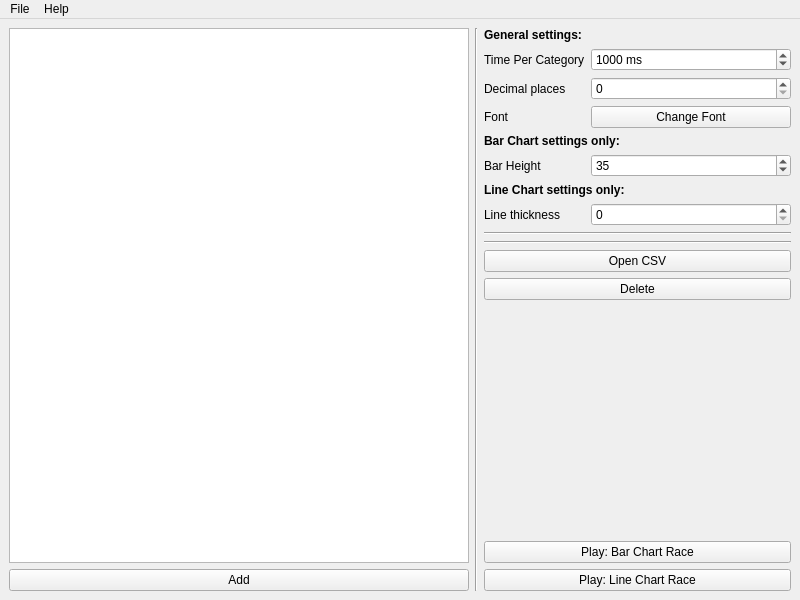
<?xml version="1.0" encoding="UTF-8"?>
<ui version="4.0">
 <class>MainWindow</class>
 <widget class="QMainWindow" name="MainWindow">
  <property name="geometry">
   <rect>
    <x>0</x>
    <y>0</y>
    <width>800</width>
    <height>600</height>
   </rect>
  </property>
  <property name="windowTitle">
   <string>Numvisz</string>
  </property>
  <widget class="QWidget" name="centralwidget">
   <layout class="QVBoxLayout" name="verticalLayout">
    <item>
     <layout class="QHBoxLayout" name="horizontalLayout">
      <item>
       <layout class="QVBoxLayout" name="verticalLayout_2">
        <item>
         <widget class="QListView" name="viszList"/>
        </item>
        <item>
         <widget class="QPushButton" name="addButton">
          <property name="text">
           <string>Add</string>
          </property>
         </widget>
        </item>
       </layout>
      </item>
      <item>
       <widget class="Line" name="line">
        <property name="orientation">
         <enum>Qt::Vertical</enum>
        </property>
       </widget>
      </item>
      <item>
       <layout class="QVBoxLayout" name="verticalLayout_3">
        <item>
         <layout class="QFormLayout" name="formLayout">
          <item row="1" column="0">
           <widget class="QLabel" name="label_2">
            <property name="text">
             <string>Time Per Category</string>
            </property>
           </widget>
          </item>
          <item row="1" column="1">
           <widget class="QSpinBox" name="spinTimePerCategory">
            <property name="suffix">
             <string> ms</string>
            </property>
            <property name="minimum">
             <number>1</number>
            </property>
            <property name="maximum">
             <number>1000000</number>
            </property>
            <property name="value">
             <number>1000</number>
            </property>
           </widget>
          </item>
          <item row="2" column="0">
           <widget class="QLabel" name="label_4">
            <property name="text">
             <string>Decimal places</string>
            </property>
           </widget>
          </item>
          <item row="2" column="1">
           <widget class="QSpinBox" name="spinDecimalPlaces">
            <property name="maximum">
             <number>10</number>
            </property>
           </widget>
          </item>
          <item row="3" column="0">
           <widget class="QLabel" name="label_3">
            <property name="text">
             <string>Font</string>
            </property>
           </widget>
          </item>
          <item row="3" column="1">
           <widget class="QPushButton" name="fontButton">
            <property name="text">
             <string>Change Font</string>
            </property>
           </widget>
          </item>
          <item row="4" column="0" colspan="2">
           <widget class="QLabel" name="label_5">
            <property name="font">
             <font>
              <bold>true</bold>
             </font>
            </property>
            <property name="frameShape">
             <enum>QFrame::NoFrame</enum>
            </property>
            <property name="frameShadow">
             <enum>QFrame::Plain</enum>
            </property>
            <property name="text">
             <string>Bar Chart settings only:</string>
            </property>
           </widget>
          </item>
          <item row="5" column="0">
           <widget class="QLabel" name="label">
            <property name="text">
             <string>Bar Height</string>
            </property>
           </widget>
          </item>
          <item row="5" column="1">
           <widget class="QSpinBox" name="spinBarHeight">
            <property name="minimumSize">
             <size>
              <width>200</width>
              <height>0</height>
             </size>
            </property>
            <property name="minimum">
             <number>1</number>
            </property>
            <property name="maximum">
             <number>10000</number>
            </property>
            <property name="value">
             <number>35</number>
            </property>
           </widget>
          </item>
          <item row="6" column="0" colspan="2">
           <widget class="QLabel" name="label_7">
            <property name="font">
             <font>
              <bold>true</bold>
             </font>
            </property>
            <property name="text">
             <string>Line Chart settings only:</string>
            </property>
           </widget>
          </item>
          <item row="7" column="0">
           <widget class="QLabel" name="label_8">
            <property name="text">
             <string>Line thickness</string>
            </property>
           </widget>
          </item>
          <item row="7" column="1">
           <widget class="QSpinBox" name="spinLineThickness"/>
          </item>
          <item row="0" column="0" colspan="2">
           <widget class="QLabel" name="label_6">
            <property name="font">
             <font>
              <bold>true</bold>
             </font>
            </property>
            <property name="text">
             <string>General settings:</string>
            </property>
           </widget>
          </item>
         </layout>
        </item>
        <item>
         <widget class="Line" name="line_2">
          <property name="orientation">
           <enum>Qt::Horizontal</enum>
          </property>
         </widget>
        </item>
        <item>
         <widget class="Line" name="line_3">
          <property name="orientation">
           <enum>Qt::Horizontal</enum>
          </property>
         </widget>
        </item>
        <item>
         <widget class="QPushButton" name="openCSVButton">
          <property name="text">
           <string>Open CSV</string>
          </property>
         </widget>
        </item>
        <item>
         <widget class="QPushButton" name="deleteButton">
          <property name="text">
           <string>Delete</string>
          </property>
         </widget>
        </item>
        <item>
         <spacer name="verticalSpacer">
          <property name="orientation">
           <enum>Qt::Vertical</enum>
          </property>
          <property name="sizeHint" stdset="0">
           <size>
            <width>20</width>
            <height>40</height>
           </size>
          </property>
         </spacer>
        </item>
        <item>
         <widget class="QPushButton" name="playBarchartButton">
          <property name="text">
           <string>Play: Bar Chart Race</string>
          </property>
         </widget>
        </item>
        <item>
         <widget class="QPushButton" name="playLinechartButton">
          <property name="text">
           <string>Play: Line Chart Race</string>
          </property>
         </widget>
        </item>
       </layout>
      </item>
     </layout>
    </item>
   </layout>
  </widget>
  <widget class="QMenuBar" name="menubar">
   <property name="geometry">
    <rect>
     <x>0</x>
     <y>0</y>
     <width>800</width>
     <height>22</height>
    </rect>
   </property>
   <widget class="QMenu" name="menuFile">
    <property name="title">
     <string>File</string>
    </property>
    <addaction name="actionExit"/>
   </widget>
   <widget class="QMenu" name="menuHelp">
    <property name="title">
     <string>Help</string>
    </property>
    <addaction name="actionCSV_Format"/>
    <addaction name="actionAbout_Qt"/>
   </widget>
   <addaction name="menuFile"/>
   <addaction name="menuHelp"/>
  </widget>
  <action name="actionExit">
   <property name="text">
    <string>Exit</string>
   </property>
  </action>
  <action name="actionCSV_Format">
   <property name="text">
    <string>CSV Format</string>
   </property>
  </action>
  <action name="actionAbout_Qt">
   <property name="text">
    <string>About Qt</string>
   </property>
  </action>
 </widget>
 <resources/>
 <connections/>
</ui>
